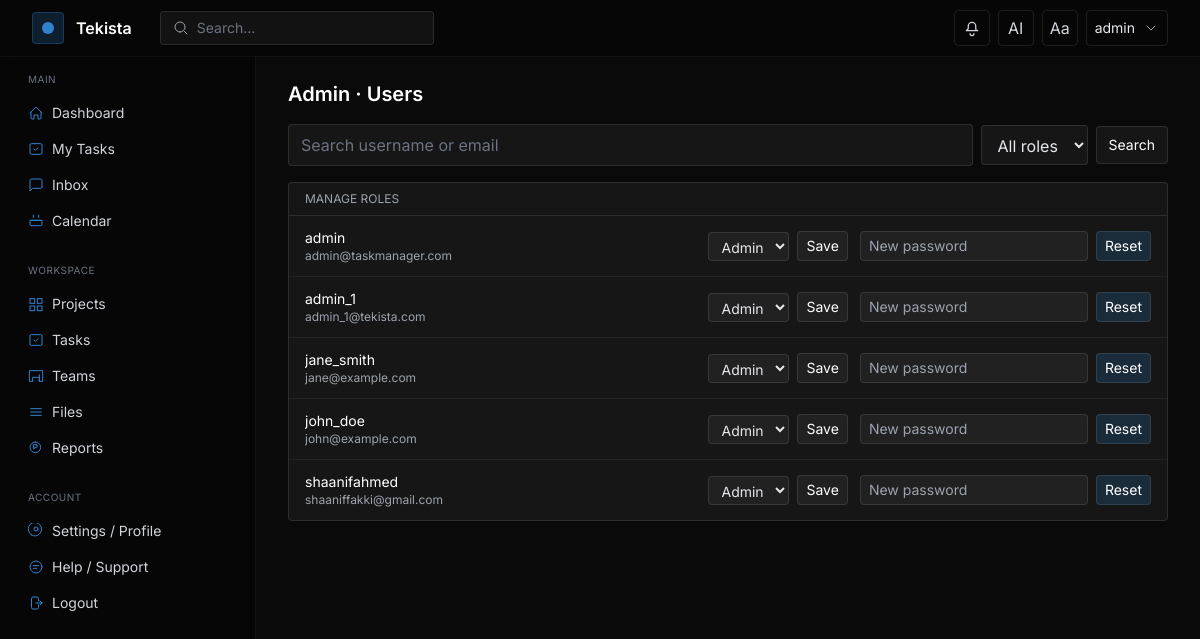
The app's page /admin/users (signed in) with its own data.
### models.py (models this page shows, shortened)
class User(UserMixin, db.Model):
    __tablename__ = "user"
    id = db.Column(db.Integer, primary_key=True)
    username = db.Column(db.String(80), unique=True, nullable=False)
    email = db.Column(db.String(120), unique=True, nullable=False)
    password_hash = db.Column(db.String(128), nullable=False)
    organization_id = db.Column(db.Integer, db.ForeignKey('organization.id'), nullable=True)
    role_id = db.Column(db.Integer, db.ForeignKey('role.id'), nullable=True)
    custom_role_id = db.Column(db.Integer, db.ForeignKey('custom_role.id'), nullable=True)
    api_token = db.Column(db.String(128), unique=True, index=True, nullable=True)
    token_expiration = db.Column(db.DateTime, nullable=True)
    created_at = db.Column(db.DateTime, default=datetime.utcnow)
    current_workload = db.Column(db.Float, default=0.0)  # 0..100
    availability = db.Column(db.String(20), default='Available')  # Available|Busy|In a Meeting|On a Break|Out of Office
    role = db.relationship('Role')
    projects = db.relationship('Project', secondary=project_users, back_populates='users')
    tasks = db.relationship('Task', secondary=task_assignees, back_populates='assignees')

### app.py (the view)
            def wrapper(*args, **kwargs):
                if not current_user.is_authenticated:
                    return login_manager.unauthorized()
                user_role = getattr(current_user, 'role', None)
                name = getattr(user_role, 'name', None)
                if roles and name not in roles:
                    return jsonify({"error":"forbidden"}), 403
                return fn(*args, **kwargs)

### templates/admin/users.html (shortened to what this page needs)
{% extends 'layouts/app.html' %}
{% block content %}
<div class="max-w-5xl">
  <h1 class="text-xl font-semibold text-white mb-4">Admin · Users</h1>
  <form method="get" class="mb-4 flex items-center gap-2">
    <input type="text" name="q" value="{{ request.args.get('q','') }}" placeholder="Search username or email" class="flex-1 px-3 py-2 rounded bg-white/5 border border-white/10 text-gray-200 placeholder-gray-500" />
    <select name="role" class="px-3 py-2 rounded bg-white/5 border border-white/10 text-gray-200">
      <option value="">All roles</option>
    </select>
    <button class="px-3 py-2 rounded border border-white/10 bg-white/5 text-white text-sm hover:bg-white/10">Search</button>
  </form>
  <div class="rounded border border-white/10 bg-white/5">
    <div class="px-4 py-2 text-xs uppercase text-gray-400 border-b border-white/10">Manage Roles</div>
    {% if users %}
    <div class="divide-y divide-white/5">
      {% for u in users %}
      <div class="px-4 py-3 flex items-center justify-between gap-4">
        <div class="min-w-0">
          <div class="text-sm text-white truncate">{{ u.username }}</div>
          <div class="text-xs text-gray-400 truncate">{{ u.email }}</div>
        </div>
        <div class="shrink-0 flex items-center gap-3">
          <form method="post" class="flex items-center gap-2">
            <select name="role" class="px-2 py-1 rounded bg-white/5 border border-white/10 text-gray-200 text-sm">
              {% for r in roles %}
              <option value="{{ r.name }}" {% if u.role and u.role.name == r.name %}selected{% endif %}>{{ r.name }}</option>
              {% endfor %}
            </select>
            <button class="px-2 py-1 rounded border border-white/10 bg-white/5 text-white text-sm hover:bg-white/10">Save</button>
          </form>
          <form method="post" class="flex items-center gap-2">
            <input type="password" name="new_password" placeholder="New password" class="px-2 py-1 rounded bg-white/5 border border-white/10 text-gray-200 text-sm" />
            <button class="px-2 py-1 rounded border border-white/10 bg-accent/20 text-white text-sm hover:bg-accent/30">Reset</button>
          </form>
        </div>
      </div>
      {% endfor %}
    </div>
    {% else %}
    <div class="px-4 py-6 text-sm text-gray-400">No users found.</div>
    {% endif %}
  </div>
</div>
{% endblock %}

### templates/layouts/app.html (shortened to what this page needs)
<!DOCTYPE html>
<html lang="en" class="dark" data-theme="dark">
<head>
  <script src="https://cdn.tailwindcss.com"></script>
</head>
<body class="bg-bg text-gray-200 font-sans min-h-screen">
  <header class="fixed top-0 left-0 right-0 z-40 border-b border-white/5 bg-black/40 backdrop-blur">
    <div class="max-w-7xl mx-auto px-4 sm:px-6 lg:px-8 h-14 flex items-center justify-between">
      <div class="flex items-center gap-3">
        <div class="w-8 h-8 rounded bg-accent/20 border border-accent/30 flex items-center justify-center">
          <div class="w-3 h-3 rounded-full bg-accent"></div>
        </div>
        <a href="{{ url_for('projects.list_projects') }}" class="text-white font-semibold">Tekista</a>
        <div class="hidden md:flex items-center ml-4">
          <div class="flex items-center gap-2 bg-white/5 border border-white/10 rounded px-3 py-1.5">
            <svg class="w-4 h-4 text-gray-400" viewBox="0 0 24 24" fill="none" stroke="currentColor"><path stroke-linecap="round" stroke-linejoin="round" stroke-width="1.5" d="M21 21l-4.35-4.35M10.5 18a7.5 7.5 0 1 1 0-15 7.5 7.5 0 0 1 0 15z"/></svg>
            <input id="globalSearch" type="text" placeholder="Search..." class="bg-transparent outline-none text-sm text-gray-200 placeholder-gray-500 w-56">
          </div>
        </div>
      </div>
      <div class="flex items-center gap-2">
        <div class="relative">
          <button id="notifBell" class="relative inline-flex items-center justify-center w-9 h-9 rounded border border-white/10 text-gray-300 hover:text-white hover:border-white/20">
            <svg class="w-5 h-5" viewBox="0 0 24 24" fill="none" stroke="currentColor"><path stroke-linecap="round" stroke-linejoin="round" stroke-width="1.5" d="M14.25 18.75a2.25 2.25 0 1 1-4.5 0m9-3.75H5.25l1.318-1.318A2.25 2.25 0 0 0 7.5 12.84V9.75a4.5 4.5 0 0 1 9 0v3.09c0 .597.237 1.17.659 1.592L18.75 15z"/></svg>
          </button>
        </div>
        <a href="{{ url_for('ai_assistant') }}" class="inline-flex items-center justify-center w-9 h-9 rounded border border-white/10 text-gray-300 hover:text-white hover:border-white/20">AI</a>
        <button id="themeToggle" class="inline-flex items-center justify-center w-9 h-9 rounded border border-white/10 text-gray-300 hover:text-white hover:border-white/20">Aa</button>
        {% if current_user.is_authenticated %}
        <div class="relative">
          <button id="profileBtn" class="inline-flex items-center gap-2 px-2 h-9 rounded border border-white/10 hover:border-white/20">
            <span class="text-sm text-gray-200">{{ current_user.username }}</span>
            <svg class="w-4 h-4 text-gray-400" viewBox="0 0 24 24" fill="none" stroke="currentColor"><path stroke-linecap="round" stroke-linejoin="round" stroke-width="1.5" d="M6 9l6 6 6-6"/></svg>
          </button>
        </div>
        {% else %}
        <a href="{{ url_for('auth.login') }}" class="text-sm text-gray-300 hover:text-white px-3 py-2">Login</a>
        {% endif %}
      </div>
    </div>
  </header>
  <div class="pt-14 flex">
    <aside id="sidebar" class="hidden md:block w-64 shrink-0 h-[calc(100vh-56px)] sticky top-14 border-r border-white/5 bg-black/40 backdrop-blur">
      <nav class="p-4 space-y-6">
        <div>
          <div class="px-3 mb-2 text-[10px] uppercase tracking-wider text-gray-500">Main</div>
          <a href="{{ url_for('index') }}" class="flex items-center gap-2 px-3 py-2 rounded text-sm text-gray-300 hover:text-white hover:bg-white/5">
            <svg class="w-4 h-4 text-accent" viewBox="0 0 24 24" fill="none" stroke="currentColor"><path stroke-linecap="round" stroke-linejoin="round" stroke-width="1.5" d="M3 12l9-9 9 9M4.5 10.5v9a1.5 1.5 0 001.5 1.5H9v-6h6v6h3a1.5 1.5 0 001.5-1.5v-9"/></svg>
            <span>Dashboard</span>
          </a>
          <a href="{{ url_for('tasks.list_tasks') }}?assignee={{ current_user.id if current_user.is_authenticated else '' }}" class="flex items-center gap-2 px-3 py-2 rounded text-sm text-gray-300 hover:text-white hover:bg-white/5">
            <svg class="w-4 h-4 text-accent" viewBox="0 0 24 24" fill="none" stroke="currentColor"><path stroke-linecap="round" stroke-linejoin="round" stroke-width="1.5" d="M9 12l2 2 4-4"/><rect x="3" y="4" width="18" height="16" rx="2" ry="2" stroke-width="1.5"/></svg>
            <span>My Tasks</span>
          </a>
          <a href="{{ url_for('inbox') }}" class="flex items-center gap-2 px-3 py-2 rounded text-sm text-gray-300 hover:text-white hover:bg-white/5">
            <svg class="w-4 h-4 text-accent" viewBox="0 0 24 24" fill="none" stroke="currentColor"><path stroke-linecap="round" stroke-linejoin="round" stroke-width="1.5" d="M21 15a2 2 0 01-2 2H7l-4 4V5a2 2 0 012-2h14a2 2 0 012 2v10z"/></svg>
            <span>Inbox</span>
          </a>
          <a href="{{ url_for('calendar') }}" class="flex items-center gap-2 px-3 py-2 rounded text-sm text-gray-300 hover:text-white hover:bg-white/5">
            <svg class="w-4 h-4 text-accent" viewBox="0 0 24 24" fill="none" stroke="currentColor"><path stroke-linecap="round" stroke-linejoin="round" stroke-width="1.5" d="M8 7V3m8 4V3M4 11h16M5 19h14a2 2 0 002-2v-6H3v6a2 2 0 002 2z"/></svg>
            <span>Calendar</span>
          </a>
        </div>
        <div>
          <div class="px-3 mb-2 text-[10px] uppercase tracking-wider text-gray-500">Workspace</div>
          <a href="{{ url_for('projects.list_projects') }}" class="flex items-center gap-2 px-3 py-2 rounded text-sm text-gray-300 hover:text-white hover:bg-white/5">
            <span>Projects</span>
          </a>
          <a href="{{ url_for('tasks.list_tasks') }}" class="flex items-center gap-2 px-3 py-2 rounded text-sm text-gray-300 hover:text-white hover:bg-white/5">
            <svg class="w-4 h-4 text-accent" viewBox="0 0 24 24" fill="none" stroke="currentColor"><path stroke-linecap="round" stroke-linejoin="round" stroke-width="1.5" d="M9 12l2 2 4-4"/><rect x="3" y="4" width="18" height="16" rx="2" ry="2" stroke-width="1.5"/></svg>
            <span>Tasks</span>
          </a>
          <a href="{{ url_for('teams') }}" class="flex items-center gap-2 px-3 py-2 rounded text-sm text-gray-300 hover:text-white hover:bg-white/5">
            <svg class="w-4 h-4 text-accent" viewBox="0 0 24 24" fill="none" stroke="currentColor"><path stroke-linecap="round" stroke-linejoin="round" stroke-width="1.5" d="M17 20h5V4H2v16h5m10 0V10M7 20v-6h10v6"/></svg>
            <span>Teams</span>
          </a>
          <a href="{{ url_for('files') }}" class="flex items-center gap-2 px-3 py-2 rounded text-sm text-gray-300 hover:text-white hover:bg-white/5">
            <svg class="w-4 h-4 text-accent" viewBox="0 0 24 24" fill="none" stroke="currentColor"><path stroke-linecap="round" stroke-linejoin="round" stroke-width="1.5" d="M4 7h16M4 12h16M4 17h16"/></svg>
            <span>Files</span>
          </a>
          <a href="{{ url_for('reports') }}" class="flex items-center gap-2 px-3 py-2 rounded text-sm text-gray-300 hover:text-white hover:bg-white/5">
            <svg class="w-4 h-4 text-accent" viewBox="0 0 24 24" fill="none" stroke="currentColor"><path stroke-linecap="round" stroke-linejoin="round" stroke-width="1.5" d="M11 3a8 8 0 100 16 8 8 0 000-16zm1 4H8v6h2v-2h2a2 2 0 100-4z"/></svg>
            <span>Reports</span>
          </a>
        </div>
        <div class="mt-auto">
          <div class="px-3 mb-2 text-[10px] uppercase tracking-wider text-gray-500">Account</div>
          <a href="{{ url_for('settings') }}" class="flex items-center gap-2 px-3 py-2 rounded text-sm text-gray-300 hover:text-white hover:bg-white/5">
            <span>Settings / Profile</span>
          </a>
          <a href="{{ url_for('help') }}" class="flex items-center gap-2 px-3 py-2 rounded text-sm text-gray-300 hover:text-white hover:bg-white/5">
            <svg class="w-4 h-4 text-accent" viewBox="0 0 24 24" fill="none" stroke="currentColor"><path stroke-linecap="round" stroke-linejoin="round" stroke-width="1.5" d="M8 10h8M8 14h5M21 12a9 9 0 11-18 0 9 9 0 0118 0z"/></svg>
            <span>Help / Support</span>
          </a>
          {% if current_user.is_authenticated %}
          <a href="{{ url_for('auth.logout') }}" class="flex items-center gap-2 px-3 py-2 rounded text-sm text-gray-300 hover:text-white hover:bg-white/5">
            <svg class="w-4 h-4 text-accent" viewBox="0 0 24 24" fill="none" stroke="currentColor"><path stroke-linecap="round" stroke-linejoin="round" stroke-width="1.5" d="M15.75 9V5.25A2.25 2.25 0 0013.5 3h-6A2.25 2.25 0 005.25 5.25v13.5A2.25 2.25 0 007.5 21h6a2.25 2.25 0 002.25-2.25V15M12 12h9m0 0l-3 3m3-3l-3-3"/></svg>
            <span>Logout</span>
          </a>
          {% endif %}
        </div>
      </nav>
    </aside>
    <main class="flex-1 min-w-0">
      <div class="max-w-7xl mx-auto px-4 sm:px-6 lg:px-8 py-6">
        {% block content %}{% endblock %}
      </div>
    </main>
  </div>
</body>
</html>

### templates/layouts/app.html (style rules this page uses)
:root { --accent: #3182CE; }
html, body { height: 100%; }

### records on screen
User: username "admin", email "admin@taskmanager.com"
User: username "admin_1", email "admin_1@tekista.com"
User: username "jane_smith", email "jane@example.com"
User: username "john_doe", email "john@example.com"
User: username "shaanifahmed", email "shaaniffakki@gmail.com"

### other values on screen
form field role "Admin"
